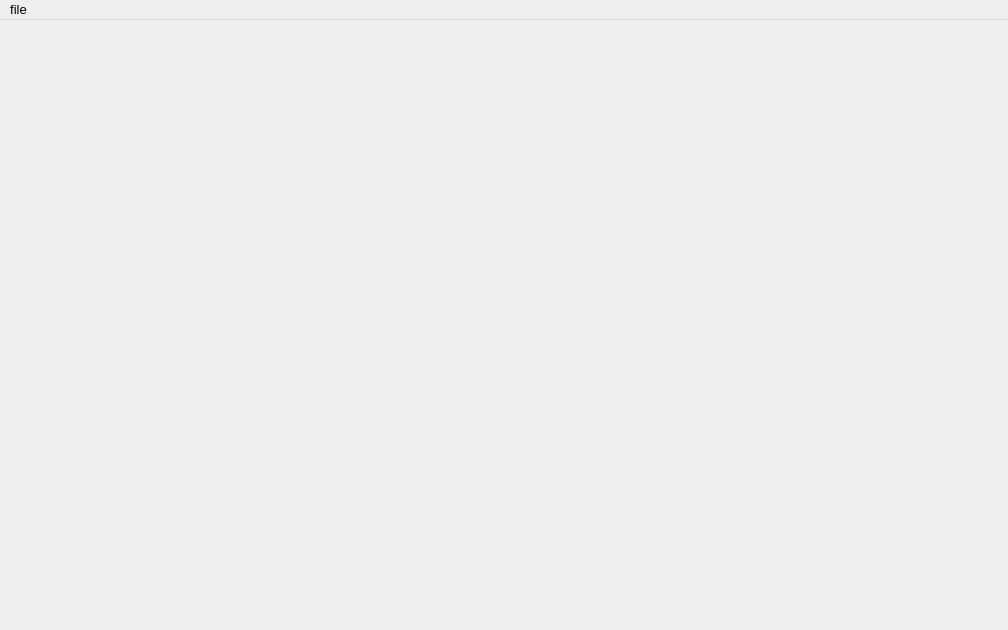
<?xml version="1.0" encoding="UTF-8"?>
<ui version="4.0">
 <class>MainWindow</class>
 <widget class="QMainWindow" name="MainWindow">
  <property name="geometry">
   <rect>
    <x>0</x>
    <y>0</y>
    <width>1008</width>
    <height>630</height>
   </rect>
  </property>
  <property name="minimumSize">
   <size>
    <width>640</width>
    <height>400</height>
   </size>
  </property>
  <property name="font">
   <font>
    <pointsize>10</pointsize>
   </font>
  </property>
  <property name="focusPolicy">
   <enum>Qt::StrongFocus</enum>
  </property>
  <property name="windowTitle">
   <string>PointCloudViewer 0.01</string>
  </property>
  <property name="locale">
   <locale language="English" country="UnitedStates"/>
  </property>
  <property name="iconSize">
   <size>
    <width>128</width>
    <height>128</height>
   </size>
  </property>
  <widget class="QWidget" name="centralwidget">
   <layout class="QHBoxLayout" name="horizontalLayout"/>
  </widget>
  <widget class="QMenuBar" name="menubar">
   <property name="geometry">
    <rect>
     <x>0</x>
     <y>0</y>
     <width>1008</width>
     <height>23</height>
    </rect>
   </property>
   <widget class="QMenu" name="file_menu">
    <property name="title">
     <string>file</string>
    </property>
    <addaction name="open_file"/>
   </widget>
   <addaction name="file_menu"/>
  </widget>
  <widget class="QStatusBar" name="statusBar">
   <property name="font">
    <font>
     <pointsize>10</pointsize>
    </font>
   </property>
   <property name="sizeGripEnabled">
    <bool>false</bool>
   </property>
  </widget>
  <action name="open_file">
   <property name="text">
    <string>open</string>
   </property>
  </action>
  <action name="save_file">
   <property name="text">
    <string>save</string>
   </property>
  </action>
  <action name="saveas_file">
   <property name="text">
    <string>save as</string>
   </property>
  </action>
  <action name="auto_save">
   <property name="checkable">
    <bool>true</bool>
   </property>
   <property name="text">
    <string>auto save</string>
   </property>
  </action>
  <action name="auto_layering">
   <property name="checkable">
    <bool>true</bool>
   </property>
   <property name="checked">
    <bool>true</bool>
   </property>
   <property name="text">
    <string>auto layering</string>
   </property>
  </action>
  <action name="remember_file_type">
   <property name="checkable">
    <bool>true</bool>
   </property>
   <property name="checked">
    <bool>true</bool>
   </property>
   <property name="text">
    <string>remeber file type</string>
   </property>
  </action>
  <action name="auto_aligning">
   <property name="checkable">
    <bool>true</bool>
   </property>
   <property name="text">
    <string>auto aligning</string>
   </property>
  </action>
  <action name="actionadvanced">
   <property name="text">
    <string>advanced</string>
   </property>
  </action>
  <action name="show_origin">
   <property name="checkable">
    <bool>true</bool>
   </property>
   <property name="checked">
    <bool>true</bool>
   </property>
   <property name="text">
    <string>show origin</string>
   </property>
  </action>
 </widget>
 <resources/>
 <connections>
  <connection>
   <sender>open_file</sender>
   <signal>triggered()</signal>
   <receiver>MainWindow</receiver>
   <slot>open_file()</slot>
   <hints>
    <hint type="sourcelabel">
     <x>-1</x>
     <y>-1</y>
    </hint>
    <hint type="destinationlabel">
     <x>599</x>
     <y>399</y>
    </hint>
   </hints>
  </connection>
 </connections>
 <slots>
  <slot>open_file()</slot>
 </slots>
</ui>
